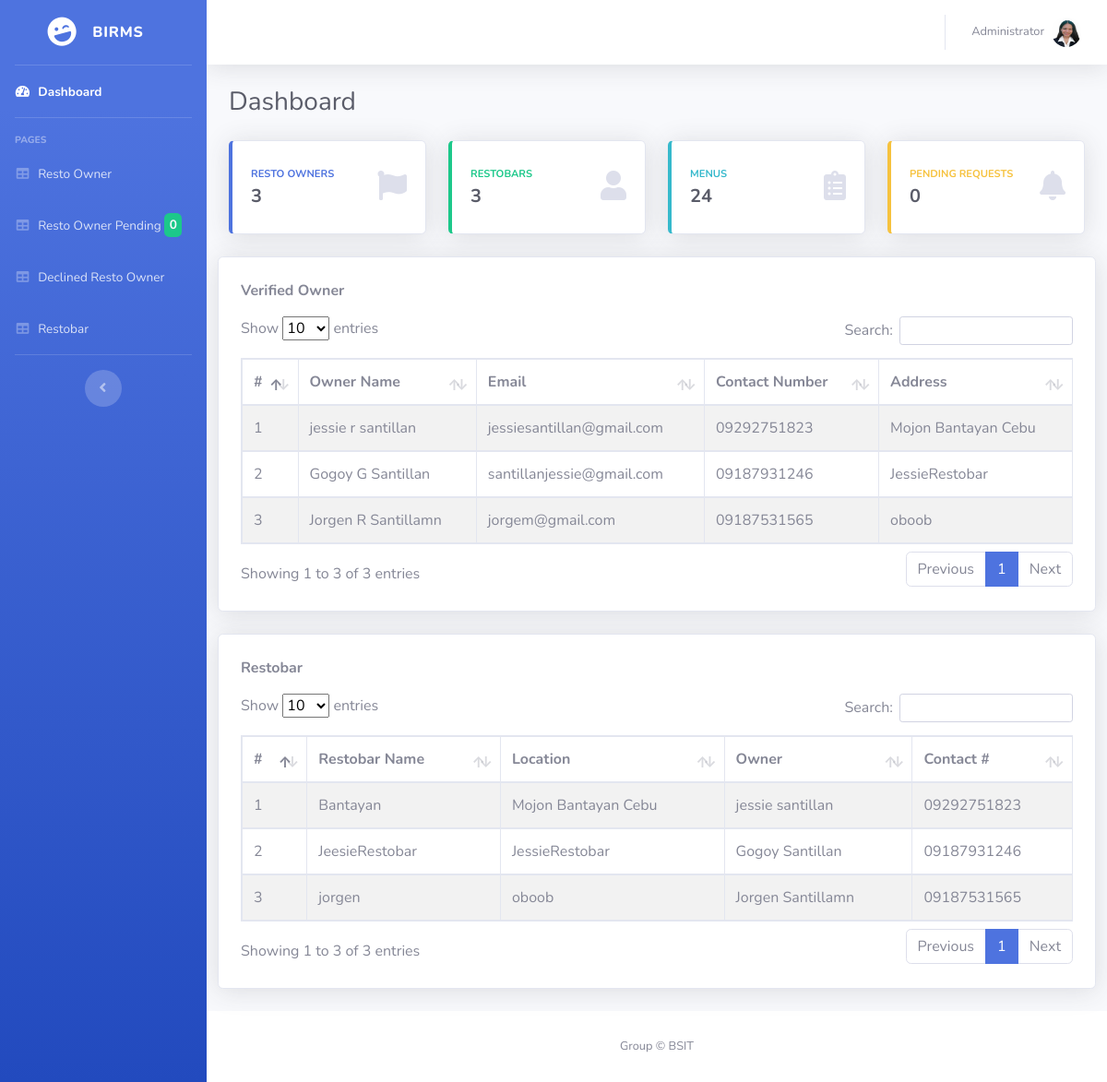
The page /admin/index.php?page=dashboard (signed in) on the database its author committed.
### tables this page shows
CREATE TABLE `owner` (
  `id` int(11) NOT NULL,
  `owner_id` varchar(50) NOT NULL,
  `firstname` varchar(100) NOT NULL,
  `middlename` varchar(100) DEFAULT NULL,
  `lastname` varchar(100) NOT NULL,
  `email` varchar(100) NOT NULL,
  `password` varchar(100) NOT NULL,
  `contact_num` varchar(11) NOT NULL,
  `address` varchar(100) NOT NULL,
  `profile` varchar(250) DEFAULT NULL,
  `status` int(11) NOT NULL
);

CREATE TABLE `restobar` (
  `resto_id` int(11) NOT NULL,
  `owner_id` varchar(50) NOT NULL,
  `resto_name` varchar(100) NOT NULL,
  `resto_photo` varchar(255) NOT NULL
);

### admin/index.php (the view, shortened to what the rows shown need)
<?php
require_once('../inc/function.php');
?>
<!DOCTYPE html>
<html lang="en">
<head>
    <link href="../vendor/fontawesome-free/css/all.min.css" rel="stylesheet" type="text/css">
    <link href="../css/sb-admin-2.min.css" rel="stylesheet">
    <link href="../css/datatables.min.css" rel="stylesheet">
</head>
<body id="page-top">
    <div id="wrapper">
        <div id="content-wrapper" class="d-flex flex-column">
            <div id="content">
                <div class="container-fluid">
                    <div class="d-sm-flex align-items-center justify-content-between mb-4">
                        <h1 class="h3 mb-0 text-gray-800">Dashboard</h1>
                    </div>
                    <div class="row">
                        <div class="card shadow mb-4 p-4 w-100">
                            <div class="data_table">
                                <table id="dashprint" class="table table-striped table-bordered">
                                    <thead class="table">
                                        <tr>
                                            <th>#</th>
                                            <th>Owner Name</th>
                                            <th>Email</th>
                                            <th>Contact Number</th>
                                            <th>Address</th>
                                        </tr>
                                    </thead>
                                    <tbody>
                                    <?php
                                        $myrow = $oop->displayOwner();
                                        $i = 1;
                                        foreach($myrow as $row){
                                            ?>
                                            <tr>
                                                <td><?=$i++?></td>
                                                <td><?=$row['firstname'] ." ".substr($row['middlename'], 0,1)." ".$row['lastname']?></td>
                                                <td><?=$row['email']?></td>
                                                <td><?=$row['contact_num']?></td>
                                                <td><?=$row['address']?></td>
                                            </tr>
                                            <?php
                                        }
                                        ?>
                                    </tbody>
                                </table>
                            </div>
                        </div>
                    </div>
                    <div class="row">
                        <div class="card shadow mb-4 p-4 w-100">
                            <div class="data_table">
                                <table id="printable" class="table table-striped table-bordered">
                                    <thead class="table">
                                        <tr>
                                            <th>#</th>
                                            <th>Restobar Name</th>
                                            <th>Location</th>
                                            <th>Owner</th>
                                            <th>Contact #</th>
                                        </tr>
                                    </thead>
                                    <tbody>
                                        <?php
                                        $myrow = $oop->displayRestobar();
                                        $g = 1;
                                        foreach($myrow as $row){
                                            ?>
                                            <tr>
                                                <td><?=$g++?></td>
                                                <td><?=$row['resto_name']?></td>
                                                <td><?=$row['address']?></td>
                                                <td><?=$row['firstname'] ." ".$row['lastname']?></td>
                                                <td><?=$row['contact_num']?></td>
                                            </tr>
                                            <?php
                                        }
                                        ?>
                                    </tbody>
                                </table>
                            </div>
                        </div>
                    </div>
                </div>
            </div>
        </div>
    </div>
</body>
</html>

### rows shown on the page
owner: firstname "jessie", middlename "r", lastname "santillan", email "jessiesantillan@gmail.com", contact_num "09292751823", address "Mojon Bantayan Cebu"
owner: firstname "Gogoy", middlename "G", lastname "Santillan", email "santillanjessie@gmail.com", contact_num "09187931246", address "JessieRestobar"
owner: firstname "Jorgen", middlename "R", lastname "Santillamn", email "jorgem@gmail.com", contact_num "09187531565", address "oboob"
restobar: resto_name "Bantayan", owner.address "Mojon Bantayan Cebu", owner.firstname "jessie", owner.lastname "santillan", owner.contact_num "09292751823"
restobar: resto_name "JeesieRestobar", owner.address "JessieRestobar", owner.firstname "Gogoy", owner.lastname "Santillan", owner.contact_num "09187931246"
restobar: resto_name "jorgen", owner.address "oboob", owner.firstname "Jorgen", owner.lastname "Santillamn", owner.contact_num "09187531565"

### other values the page prints
$row['pending'] "0"
$row['owner'] "3"
$row['resto'] "3"
$row['product'] "24"
